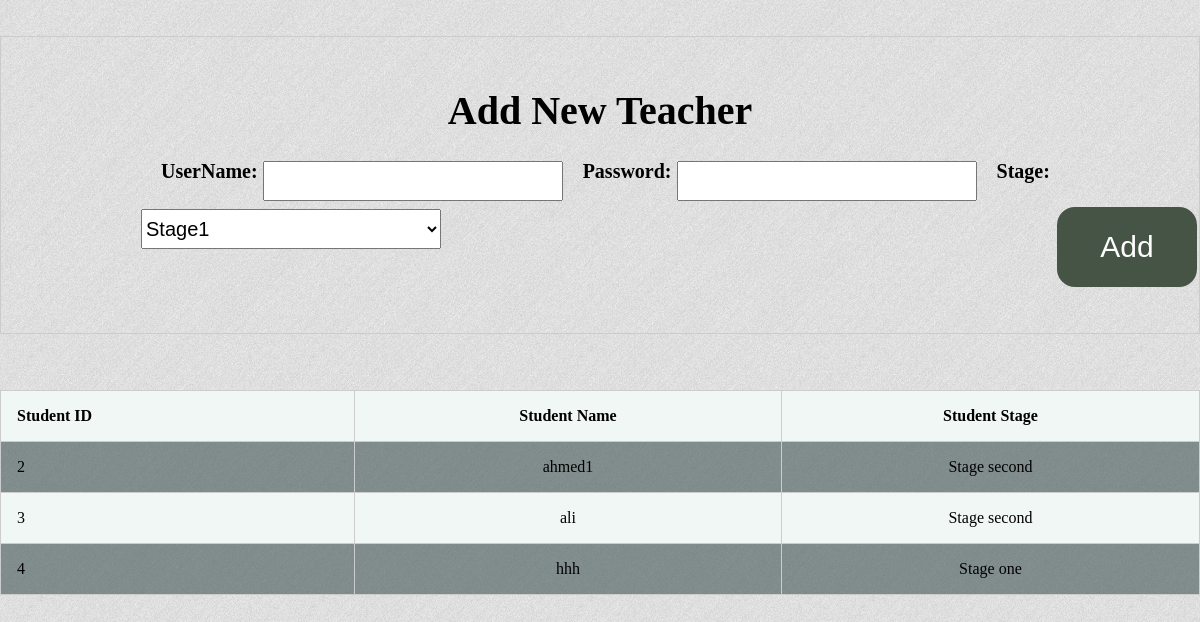
Page /ExaminationProject/StudentsPages/StudentsPage.php (signed in) on the earlier database version.
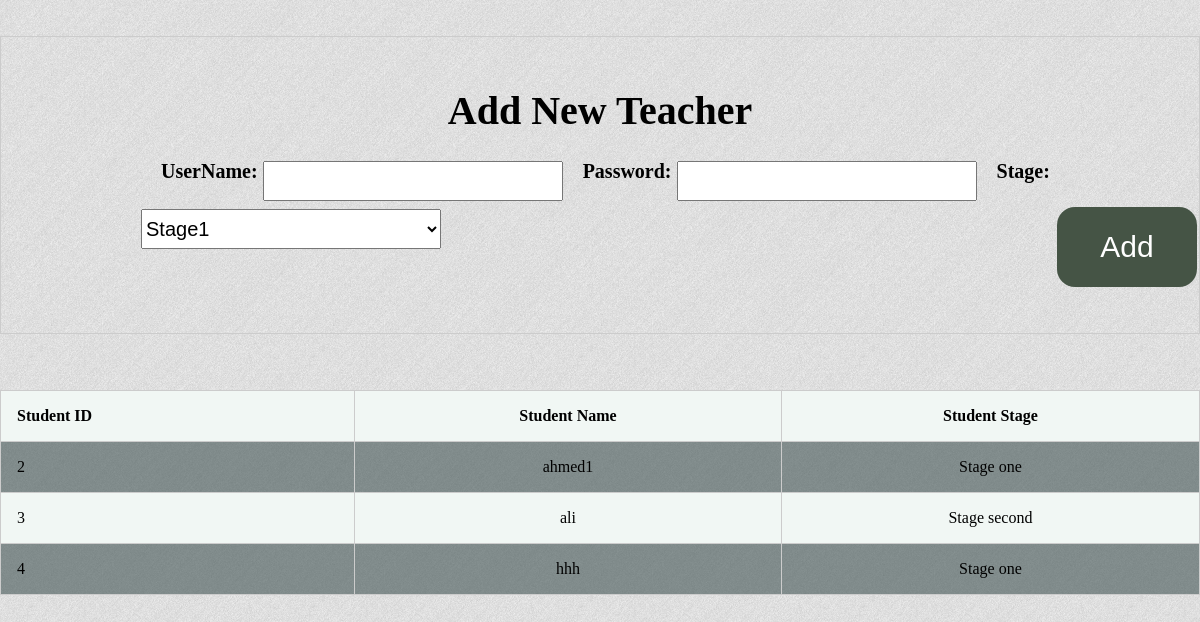
Same page on the later database version.
### tables this page shows
CREATE TABLE `studentstable` (
  `StID` int(11) NOT NULL,
  `StName` text NOT NULL,
  `StPassword` text NOT NULL,
  `StLevel` int(11) NOT NULL
);

### ExaminationProject/StudentsPages/Studentspage.php (the view, shortened to what this page needs)
<html>
<head>
<link rel="stylesheet" href="../Style/Style.css">
</head>
<body background="../img/bg.jpg">
 <br>
 <br>
 <center>
 <div class="AddnewTeacherBox">
 <form action="./AddNewSt.php" class="AddBox" method="post">
   <br><h1>Add New Teacher </h1>
     <div class="BoxesClass">
 <center>
   <h4 class="h3Text">UserName:  </h4>
   <input class="TheBox" type="text" name="UserName">
   <h4 class="h3Text">Password:  </h4>
   <input class="TheBox" type="password" name="Password">
   <h4 class="h3Text">Stage:   </h4>
   <select class="TheBox"  name="StLevel">
 <option value="1">Stage1</option>
 </select><br><br></center>
 </div>
 <center>
 <input class="AddBT" type="submit" value="Add"></center><br><br>
 </form></div></center><br><br>
 <?php
GetStudntsTable();
  ?>
</body>
</html>
<?php
  function GetStudntsTable() {
   include '../Connection.php';
     $sql = "SELECT * FROM studentstable ";
 $result = $mysqli->query($sql);
   echo "<table class='MyTable' border='1'>
   <tr>
   <th>Student ID</th>
   <th>Student Name</th>
   <th>Student Stage</th>
   </tr>";
   while($TheTable=mysqli_fetch_array($result))
   {
   echo "<tr>";
   echo "<td>" . $TheTable['StID'] . "</td>";
   echo "<td>" . $TheTable['StName'] . "</td>";
if($TheTable['StLevel']==1)
     echo "<td>Stage one</td>";
     if($TheTable['StLevel']==2)
          echo "<td>Stage second</td>";
   echo "</tr>";
   }
   echo "</table>";
 } ?>

Differences in the rows shown:
changed studentstable "ahmed1": StLevel "Stage second" → "Stage one"
